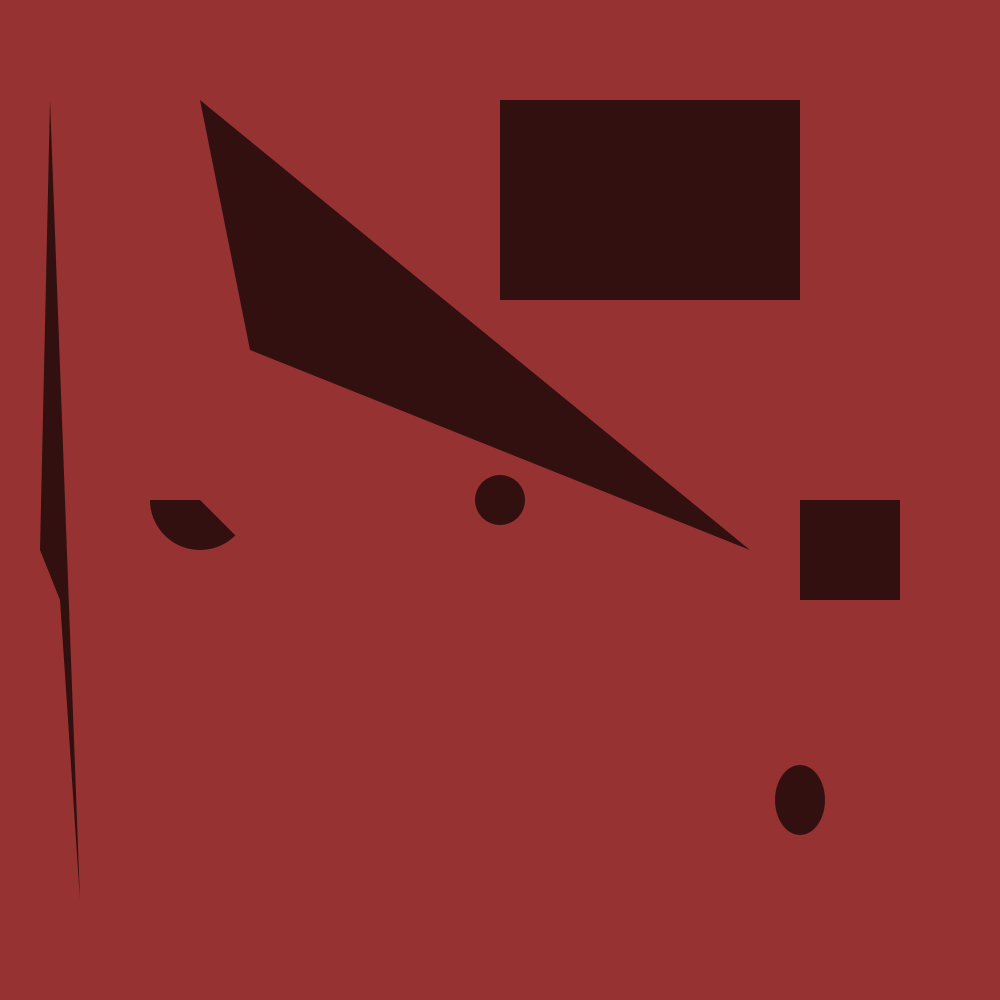
Frame 1 (no input)
Frame 60 (the mouse pressed at the canvas centre just before this capture): identical to frame 1, image omitted
Frame 120 (the mouse held since frame 60 and released just before this capture): identical to frame 1, image omitted

The Processing sketch that drew this single still picture (run headless with seeded random() and noise(); from frame 60 on, the mouse is pressed at the canvas centre):

// Processing sketch: sketch_2d_pde
// ── sketch_2d_pde.pde
void setup(){ //execute once 
  size(1000,1000); 
}
void draw(){//executes again and again
colorMode(HSB,200,150,255);//hue,saturationand brightness or we can use RGB
background(255,100,150);
fill(0,100,50);
stroke(255);
circle(500,500,50);
point(500,500);
triangle(750,550,250,350,200,100);
ellipse(800,800,50,70);
quad(50,100,40,550,60,600,80,900);
line(100,800,500,800);
rect(500,100,300,200);
square(800,500,100);
arc(200,500,100,100,QUARTER_PI,PI,PIE);/*open,chord,pie as last attribute*/
}
